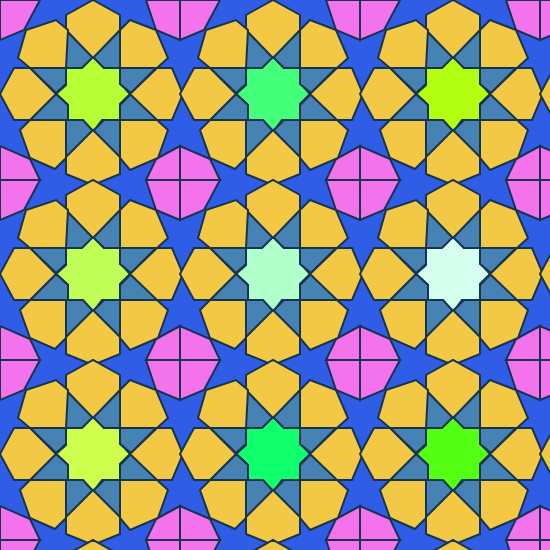
Frame 1 (no input)
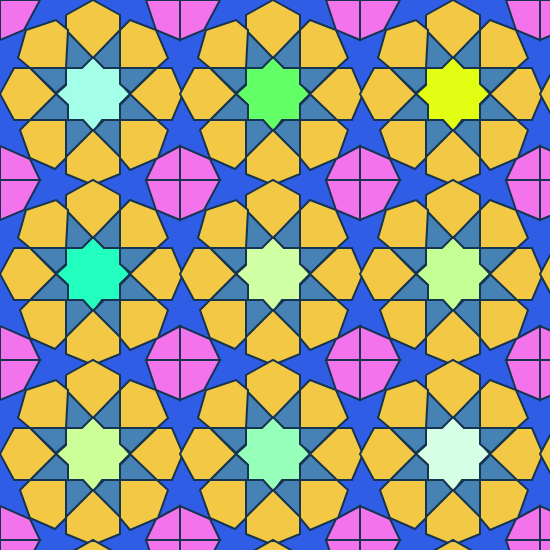
Frame 60 (no input)
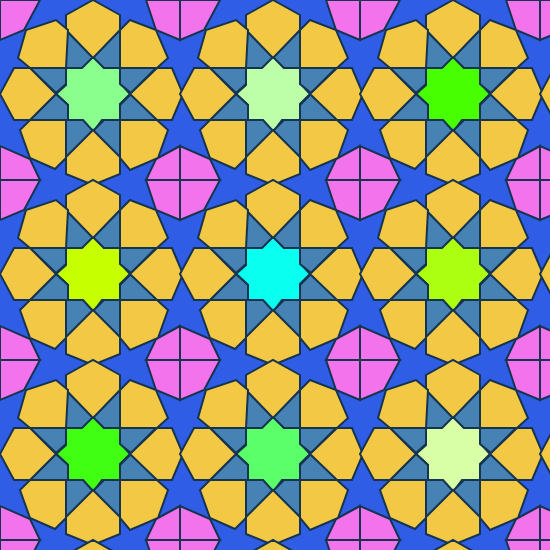
Frame 120 (the mouse pressed at the canvas centre since frame 60)

The p5.js sketch that drew these frames (run headless with seeded random() and noise() and a simulated clock; from frame 60 on, the mouse is pressed at the canvas centre):

// p5.js sketch
// ── sketch.js
function setup() {
  createCanvas(550,550);
}

function draw() {
  background(47, 93, 230);
  
  //bigstar
  
  for(var x=0; x<=width; x=x+180){
    for (var y=0; y<=height; y=y+180){
  
  
    beginShape();
      fill(random(255),255,random(255));
      strokeWeight(2);
      stroke(21, 52, 80);
      vertex(93+x,56+y);
      vertex(104+x,68+y);
      vertex(120+x,68+y);
      vertex(120+x,83+y);
      vertex(130+x,94+y);
      vertex(120+x,104+y);
      vertex(120+x,120+y);
      vertex(102+x,120+y);
      vertex(93+x,132+y);
      vertex(82+x,120+y);
      vertex(66+x,120+y);
      vertex(66+x,105+y);
      vertex(56+x,94+y);
      vertex(66+x,85+y);
      vertex(66+x,68+y);
      vertex(81+x,68+y);
      vertex(93+x,56+y);
      //print(x)
   endShape();
   
   //topleftquad
   beginShape();
    strokeWeight(2);
    stroke(21, 52, 80);
    fill(243, 115, 237);
    quad(0+x,0+y,40+x,0+y,24+x,30+y,0+x,40+y);
  endShape();
  
  //toprightquad
  beginShape();
    strokeWeight(2);
    stroke(21, 52, 80);
    fill(243, 115, 237);
    quad(146+x,0+y,156+x,30+y,180+x,40+y,180+x,0+y);
  endShape();
  
  //bottomrightquad
  beginShape();
    strokeWeight(2);
    stroke(21, 52, 80);
    fill(243, 115, 237);
    quad(180+x,146+y,156+x,159+y,146+x,180+y,180+x,180+y);
  endShape();
  
  //bottomleftquad
  beginShape();
   strokeWeight(2);
   stroke(21, 52, 80);
   fill(243, 115, 237);
   quad(40+x,180+y,0+x,180+y,0+x,146+y,30+x,159+y);
  endShape();
  
  //topleftdiamondshape
  beginShape();
    strokeWeight(2);
    stroke(21, 52, 80);
    fill(70,130,180);
    vertex(66+x,68+y);
    vertex(30+x,68+y);
    vertex(56+x,93+y);
    vertex(66+x,84+y);
    vertex(66+x,68+y);
  endShape();
  //nextdiamondshape
  beginShape();
    strokeWeight(2);
    stroke(21, 52, 80);
    fill(70,130,180);
    vertex(82+x,68+y);
    vertex(66+x,68+y);
    vertex(66+x,30+y);
    vertex(93+x,57+y);
    vertex(82+x,68+y);
  endShape();
  
  //nextdiamondshape
  beginShape();
    strokeWeight(2);
    stroke(21, 52, 80);
    fill(70,130,180);
    vertex(93+x,57+y);
    vertex(120+x,30+y);
    vertex(120+x,68+y);
    vertex(104+x,68+y);
    vertex(93+x,57+y);
  endShape();
  
  //nextdiamondshape
  beginShape();
    strokeWeight(2);
    stroke(21, 52, 80);
    fill(70,130,180);
    vertex(131+x,94+y);
    vertex(158+x,120+y);
    vertex(120+x,120+y);
    vertex(120+x,105+y);
    vertex(131+x,94+y);
  endShape();
  
  //nextdiamondshape
  beginShape();
    strokeWeight(2);
    stroke(21, 52, 80);
    fill(70,130,180);
    vertex(120+x,120+y);
    vertex(120+x,158+y);
    vertex(93+x,131+y);
    vertex(104+x,120+y);
    vertex(120+x,120+y);
  endShape();
  
  
  //diamondshape
  beginShape();
    strokeWeight(2);
    stroke(21, 52, 80);
    fill(70,130,180);
    vertex(120+x,68+y);
    vertex(156+x,68+y);
    vertex(131+x,93+y);
    vertex(120+x,84+y);
    vertex(120+x,68+y);
  endShape();
 
 //next diamond shape
  beginShape();
    strokeWeight(2);
    stroke(21, 52, 80);
    fill(70,130,180);
    vertex(93+x,131+y);
    vertex(66+x,158+y);
    vertex(66+x,120+y);
    vertex(83+x,120+y);
    vertex(93+x,131+y);
  endShape(); 
  
  //next diamond shape
  beginShape();
    strokeWeight(2);
    stroke(21, 52, 80);
    fill(70,130,180);
    vertex(68+x,120+y);
    vertex(30+x,120+y);
    vertex(56+x,94+y);
    vertex(68+x,105+y);
    vertex(68+x,120+y);
  endShape(); 
  
  //next diamond shape
  beginShape();
    strokeWeight(2);
    stroke(21, 52, 80);
    fill(70,130,180);
    vertex(68+x,120+y);
    vertex(30+x,120+y);
    vertex(56+x,94+y);
    vertex(68+x,105+y);
    vertex(68+x,120+y);
  endShape(); 
  
  // big hexagon shape
  beginShape();
    strokeWeight(2);
    stroke(21, 52, 80);
    fill( 243, 200, 68);
    vertex(93+x,58+y);
    vertex(66+x,30+y);
    vertex(66+x,15+y);
    vertex(93+x,0+y);
    vertex(120+x,15+y);
    vertex(120+x,30+y);
    vertex(93+x,58+y);
  endShape(); 
  
  // big hexagon shape
  beginShape();
  strokeWeight(2);
  stroke(21, 52, 80);
  fill( 243, 200, 68);
    vertex(120+x,30+y);
    vertex(130+x,20+y);
    vertex(156+x,30+y);
    vertex(168+x,58+y);
    vertex(157+x,68+y);
    vertex(120+x,68+y);
    vertex(120+x,30+y);
  endShape();
  
  // big hexagon shape
  beginShape();
    strokeWeight(2);
    stroke(21, 52, 80);
    fill( 243, 200, 68);
    vertex(130+x,94+y);
    vertex(157+x,68+y);
    vertex(172+x,68+y);
    vertex(183+x,94+y);
    vertex(172+x,120+y);
    vertex(157+x,120+y);
    vertex(130+x,94+y);
  endShape();
  
   // big hexagon shape
  beginShape();
    strokeWeight(2);
    stroke(21, 52, 80);
    fill( 243, 200, 68);
    vertex(157+x,120+y);
    vertex(168+x,130+y);
    vertex(158+x,158+y);
    vertex(130+x,170+y);
    vertex(120+x,158+y);
    vertex(120+x,120+y);
    vertex(157+x,120+y);
  endShape();
  
  // big hexagon shape
  beginShape();
    strokeWeight(2);
    stroke(21, 52, 80);
    fill( 243, 200, 68);
    vertex(120+x,157+y);
    vertex(120+x,174+y);
    vertex(93+x,185+y);
    vertex(66+x,174+y);
    vertex(66+x,157+y);
    vertex(93+x,130+y);
    vertex(120+x,157+y);
  endShape();
  
  
  // big hexagon shape
  beginShape();
    strokeWeight(2);
    stroke(21, 52, 80);
    fill( 243, 200, 68);
    vertex(66+x,158+y);
    vertex(55+x,169+y);
    vertex(30+x,158+y);
    vertex(20+x,130+y);
    vertex(30+x,120+y);
    vertex(66+x,120+y);
    vertex(66+x,158+y);
  endShape();
  
   // big hexagon shape
  beginShape();
    strokeWeight(2);
    stroke(21, 52, 80);
    fill( 243, 200, 68);
    vertex(30+x,120+y);
    vertex(14+x,120+y);
    vertex(0+x,94+y);
    vertex(14+x,68+y);
    vertex(30+x,68+y);
    vertex(56+x,94+y);
    vertex(30+x,120+y);
  endShape();

  
   // big hexagon shape
  beginShape();
    strokeWeight(2);
    stroke(21, 52, 80);
    fill( 243, 200, 68);
    vertex(66+x,68+y);
    vertex(30+x,68+y);
    vertex(18+x,58+y);
    vertex(26+x,30+y);
    vertex(56+x,20+y);
    vertex(68+x,30+y);
    vertex(66+x,68+y);
  endShape();
  
  }
 } 
}
